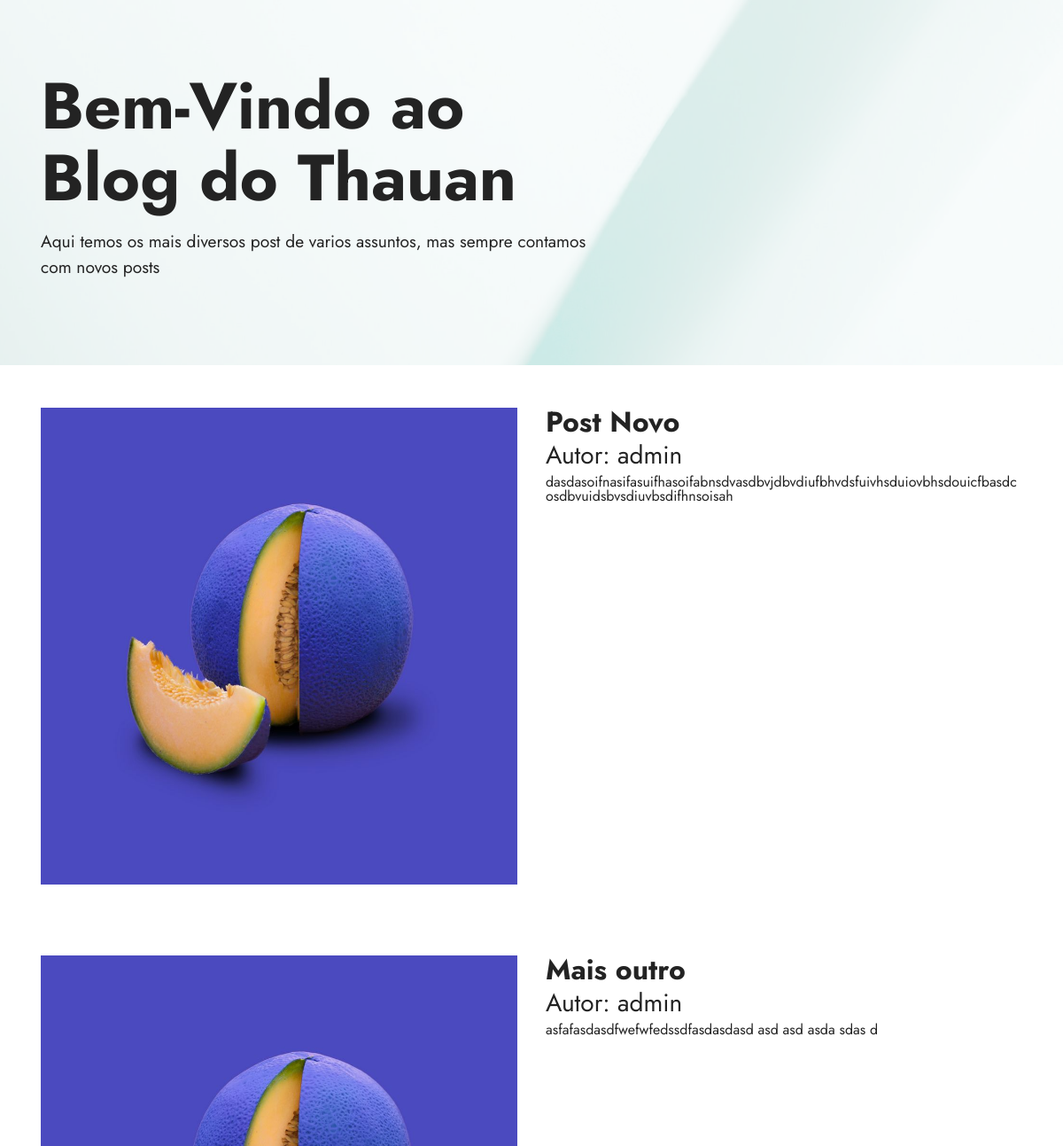
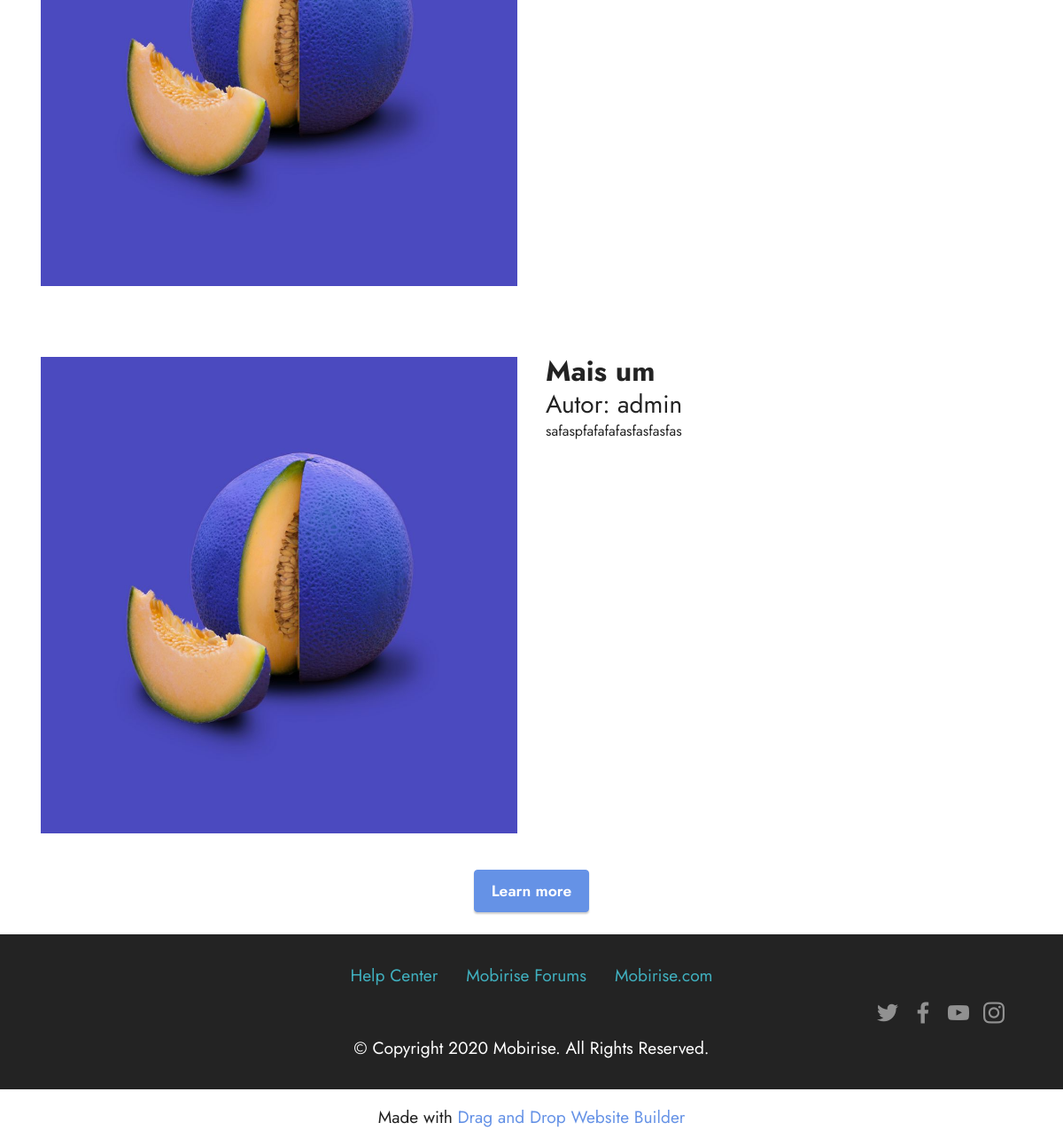
The page / on the database its author committed (2 pictures, top to bottom).
### core/models.py (models this page shows, shortened)
class Post(models.Model):
    objects = models.Manager()
    publicados = PublicadosManager()
    STATUS_CHOICES = (
        ('rascunho', 'Rascunho'),
        ('publicado', 'Publicado'),
    )
    titulo = models.CharField(max_length=70)
    slug = models.SlugField(max_length=70)
    corpo = models.TextField()
    status = models.CharField(max_length=9, choices=STATUS_CHOICES, default='rascunho')
    criado = models.DateTimeField(auto_now_add=True)
    publicado = models.DateTimeField(auto_now=True)
    autor = models.ForeignKey(User, on_delete=models.CASCADE, related_name='posts_autor')
    class Meta:
        verbose_name = 'Post'
        verbose_name_plural = 'Posts'
        ordering = ('-publicado',)

### core/views.py (the view)
# urls.py: path('', ListarPostsListView.as_view(), name='home'),
class ListarPostsListView(ListView):
    context_object_name = 'posts'
    template_name = 'blog/post/index.html'
    queryset = Post.publicados.all()

### core/templates/blog/post/index.html (shortened to what this page needs)
<!DOCTYPE html>
<html  >
<head>
  <link rel="stylesheet" href="static/assets/bootstrap/css/bootstrap.min.css">
  <link rel="stylesheet" href="static/assets/bootstrap/css/bootstrap-grid.min.css">
  <link rel="stylesheet" href="static/assets/bootstrap/css/bootstrap-reboot.min.css">
  <link rel="stylesheet" href="static/assets/parallax/jarallax.css">
  <link rel="stylesheet" href="static/assets/socicon/css/styles.css">
  <link rel="stylesheet" href="static/assets/theme/css/style.css">
  <link rel="preload" as="style" href="static/assets/mobirise/css/mbr-additional.css"><link rel="stylesheet" href="static/assets/mobirise/css/mbr-additional.css" type="text/css">
</head>
<body>
  <section data-bs-version="5.1" class="header2 cid-tzVgfOnXBf mbr-parallax-background" id="header2-0">
    <div class="mbr-overlay" style="opacity: 0.8; background-color: rgb(255, 255, 255);"></div>
    <div class="container">
        <div class="row">
            <div class="col-12 col-lg-7">
                <h1 class="mbr-section-title mbr-fonts-style mb-3 display-1"><strong>Bem-Vindo ao Blog do Thauan</strong></h1>
                <p class="mbr-text mbr-fonts-style display-7">Aqui temos os mais diversos post de varios assuntos, mas sempre contamos com novos posts</p>
            </div>
        </div>
    </div>
</section>
{% for p in posts %}
<section data-bs-version="5.1" class="content10 cid-tzVgp39K95" id="content10-1">
    <div class="container">
            <div class="row justify-content-center">
                <div class="col-12 col-md">
                    <div class="image-wrapper">
                        <img src="static/assets/images/sq1.jpg">
                    </div>
                </div>
                <div class="col-md-12 col-lg-6">
                    <h2><strong>{{p.titulo}}</strong></h2>
                    <h3>Autor: {{p.autor}}</h3>
                    <p>{{p.corpo}}</p>
                    <p>&nbsp;</p>
                </div>
            </div>
    </div>
</section>
{% endfor %}
<section data-bs-version="5.1" class="content11 cid-tzVh8oOL0w" id="content11-2">
    <div class="container">
        <div class="row justify-content-center">
            <div class="col-md-12 col-lg-10">
                <div class="mbr-section-btn align-center"><a class="btn btn-primary display-4" href="">Learn more</a></div>
            </div>
        </div>
    </div>
</section>
<section data-bs-version="5.1" class="footer3 cid-tzVhiXjqVu" once="footers" id="footer3-3">
    <div class="container">
        <div class="media-container-row align-center mbr-white">
            <div class="row row-links">
                <ul class="foot-menu">
                <li class="foot-menu-item mbr-fonts-style display-7"><a href="https://mobirise.com/help/" class="text-success">Help Center</a></li><li class="foot-menu-item mbr-fonts-style display-7"><a href="http://forums.mobirise.com/" class="text-success">Mobirise Forums</a></li><li class="foot-menu-item mbr-fonts-style display-7"><a href="https://mobirise.com/" class="text-success">Mobirise.com</a></li></ul>
            </div>
            <div class="row social-row">
                <div class="social-list align-right pb-2">
                <div class="soc-item">
                        <a href="https://twitter.com/mobirise" target="_blank">
                            <span class="socicon-twitter socicon mbr-iconfont mbr-iconfont-social"></span>
                        </a>
                    </div><div class="soc-item">
                        <a href="https://www.facebook.com/pages/Mobirise/1616226671953247" target="_blank">
                            <span class="socicon-facebook socicon mbr-iconfont mbr-iconfont-social"></span>
                        </a>
                    </div><div class="soc-item">
                        <a href="https://www.youtube.com/c/mobirise" target="_blank">
                            <span class="socicon-youtube socicon mbr-iconfont mbr-iconfont-social"></span>
                        </a>
                    </div><div class="soc-item">
                        <a href="https://instagram.com/mobirise" target="_blank">
                            <span class="mbr-iconfont mbr-iconfont-social socicon-instagram socicon"></span>
                        </a>
                    </div></div>
            </div>
            <div class="row row-copirayt">
                <p class="mbr-text mb-0 mbr-fonts-style mbr-white align-center display-7">
                    © Copyright 2020 Mobirise. All Rights Reserved.
                </p>
            </div>
        </div>
    </div>
</section><section class="display-7" style="padding: 0;align-items: center;justify-content: center;flex-wrap: wrap;    align-content: center;display: flex;position: relative;height: 4rem;"><a href="https://mobiri.se/645118" style="flex: 1 1;height: 4rem;position: absolute;width: 100%;z-index: 1;"><img alt="" style="height: 4rem;"></a><p style="margin: 0;text-align: center;" class="display-7"></p><a style="z-index:1" href="https://mobirise.com/drag-drop-website-builder.html">Drag and Drop Website Builder</a></section>
</body>

### core/static/assets/theme/css/style.css (style rules this page uses)
section { background-color: #ffffff; }
body { font-style: normal; line-height: 1.5; font-weight: 400; color: #232323; position: relative; }
section, .container, .container-fluid { position: relative; word-wrap: break-word; }
a { font-style: normal; font-weight: 400; cursor: pointer; }
a, a:hover { text-decoration: none; }
.mbr-section-title { font-style: normal; line-height: 1.3; }
.mbr-text { font-style: normal; line-height: 1.7; }
h1, h2, h3, h4, h5, h6, .display-1, .display-2, .display-4, .display-5, .display-7, span, p, a { line-height: 1; word-break: break-word; word-wrap: break-word; font-weight: 400; }
b, strong { font-weight: bold; }
section { background-position: 50% 50%; background-repeat: no-repeat; background-size: cover; }
.mbr-white { color: #ffffff; }
.align-center { text-align: center; }
.align-right { text-align: right; }
.media-container-row { display: flex; flex-direction: row; flex-wrap: wrap; justify-content: center; align-content: center; align-items: start; }
@media (min-width: 992px) { .media-container-row { flex-wrap: nowrap; } }
img, iframe { display: block; width: 100%; }
.mbr-section-btn { margin-left: -0.6rem; margin-right: -0.6rem; font-size: 0; }
.btn { font-weight: 600; border-width: 1px; font-style: normal; margin: 0.6rem 0.6rem; white-space: normal; transition: all 0.2s ease-in-out; display: inline-flex; align-items: center; justify-content: center; word-break: break-word; }
.row { display: -webkit-flex; -webkit-flex-wrap: wrap; }
.justify-content-center { -webkit-justify-content: center; }
html, body { height: auto; min-height: 100vh; }
.mbr-overlay { background-color: #000; bottom: 0; left: 0; opacity: 0.5; position: absolute; right: 0; top: 0; z-index: 0; pointer-events: none; }
ul, ol, pre, blockquote { margin-bottom: 2.3125rem; }
@media (min-width: 992px) { .container { padding-left: 16px; padding-right: 16px; } }
@media (min-width: 992px) { .row { margin-left: -16px; margin-right: -16px; } }
@media (min-width: 992px) { .row > [class*=col] { padding-left: 16px; padding-right: 16px; } }

### core/static/assets/mobirise/css/mbr-additional.css (style rules this page uses)
body { font-family: Jost; }
.display-1 { font-family: 'Jost', sans-serif; font-size: 4.6rem; line-height: 1.1; }
.display-4 { font-family: 'Jost', sans-serif; font-size: 1.1rem; line-height: 1.5; }
.display-7 { font-family: 'Jost', sans-serif; font-size: 1.2rem; line-height: 1.5; }
.btn { padding: 0.6rem 1.2rem; border-radius: 4px; }
.btn-primary, .btn-primary:active { background-color: #6592e6 !important; border-color: #6592e6 !important; color: #ffffff !important; box-shadow: 0 2px 2px 0 rgba(0, 0, 0, 0.2); }
.text-success { color: #40b0bf !important; }
a[class*="text-"]:not(.nav-link):not(.dropdown-item):not([role]):not(.navbar-caption) { position: relative; background-image: transparent; background-size: 10000px 2px; background-repeat: no-repeat; background-position: 0px 1.2em; background-position: -10000px 1.2em; }
a, a:hover { color: #6592e6; }
body { overflow-x: hidden; }
a { transition: color 0.6s; }
.cid-tzVgfOnXBf { padding-top: 5rem; padding-bottom: 5rem; background-image: url("../../../assets/images/background7.jpg"); }
.cid-tzVgp39K95 { padding-top: 3rem; padding-bottom: 2rem; background-color: #ffffff; }
.cid-tzVh8oOL0w { padding-top: 0rem; padding-bottom: 1rem; background-color: #ffffff; }
.cid-tzVhiXjqVu { padding-top: 2rem; padding-bottom: 2rem; background-color: #232323; }
.cid-tzVhiXjqVu .row-links { width: 100%; justify-content: center; }
.cid-tzVhiXjqVu .social-row { width: 100%; justify-content: center; }
.cid-tzVhiXjqVu .media-container-row { flex-direction: column; justify-content: center; align-items: center; }
.cid-tzVhiXjqVu .media-container-row .foot-menu { list-style: none; display: flex; justify-content: center; flex-wrap: wrap; padding: 0; margin-bottom: 0; }
.cid-tzVhiXjqVu .media-container-row .foot-menu li { padding: 0 1rem 1rem 1rem; }
.cid-tzVhiXjqVu .media-container-row .social-list { padding-left: 0; margin-bottom: 0; list-style: none; display: flex; flex-wrap: wrap; justify-content: flex-end; }
.cid-tzVhiXjqVu .media-container-row .social-list .mbr-iconfont-social { font-size: 1.5rem; color: #ffffff; }
.cid-tzVhiXjqVu .media-container-row .social-list .soc-item { margin: 0 .5rem; }
.cid-tzVhiXjqVu .media-container-row .social-list a { margin: 0; opacity: .5; transition: .2s linear; }
.cid-tzVhiXjqVu .media-container-row .row-copirayt { word-break: break-word; width: 100%; }
.cid-tzVhiXjqVu .media-container-row .row-copirayt p { width: 100%; }

### rows shown on the page
Post: titulo "Post Novo", autor "admin", corpo "dasdasoifnasifasuifhasoifabnsdvasdbvjdbvdiufbhvdsfuivhsduiovbhsdouicfbasdcosdbvuidsbvsdiuvbsdifhnsoisah"
Post: titulo "Mais outro", autor "admin", corpo "asfafasdasdfwefwfedssdfasdasdasd asd asd asda sdas d"
Post: titulo "Mais um", autor "admin", corpo "safaspfafafafasfasfasfas"
